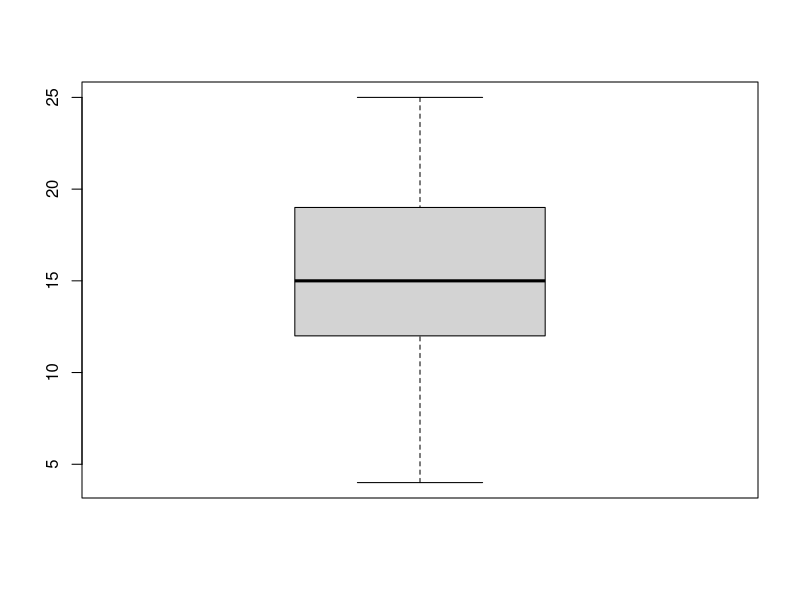
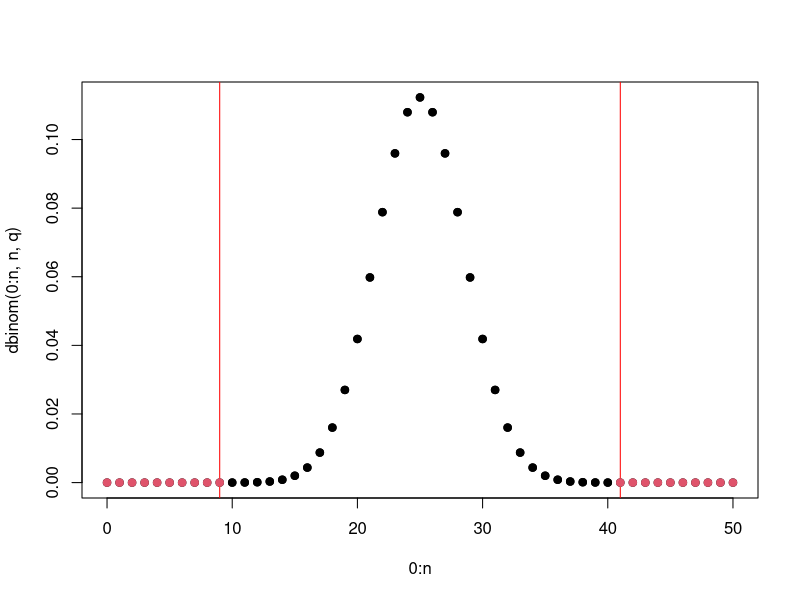
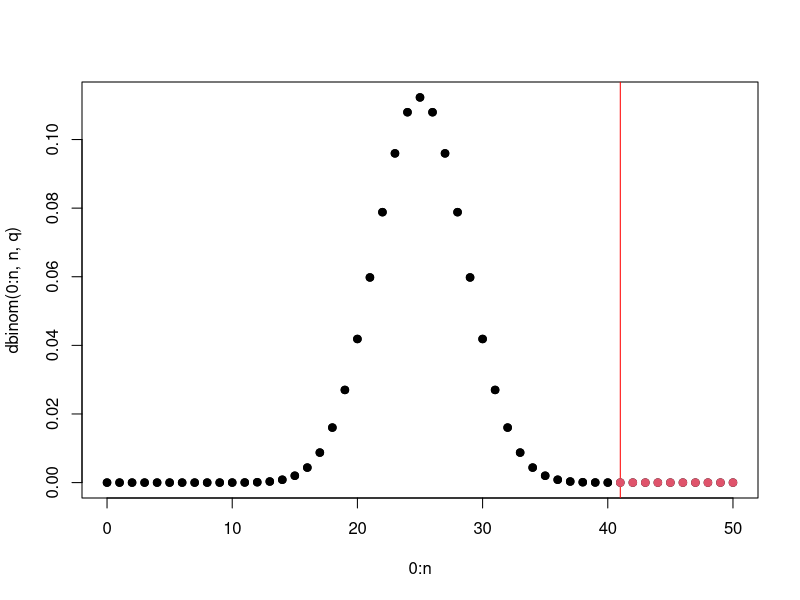
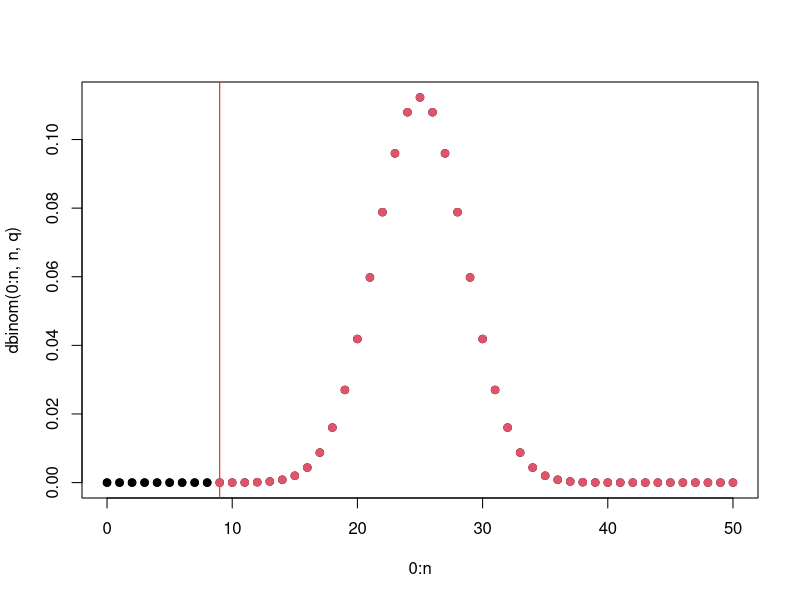
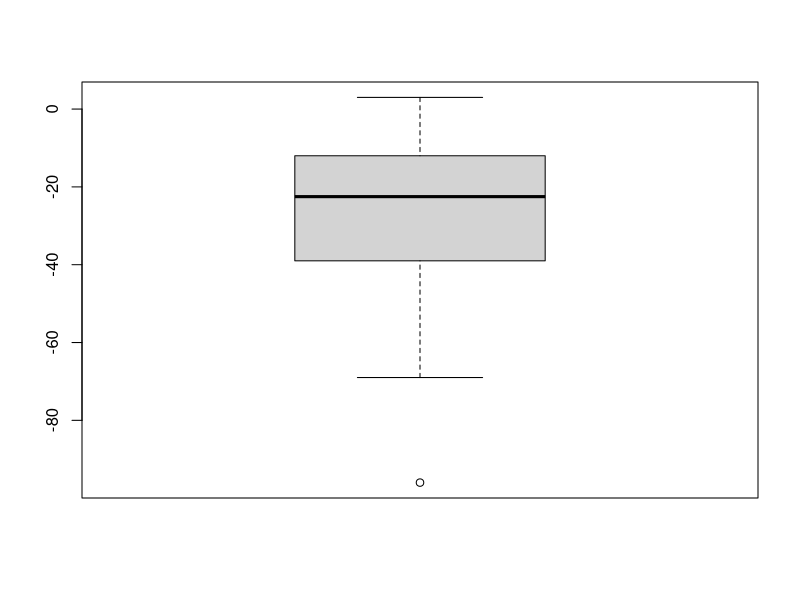
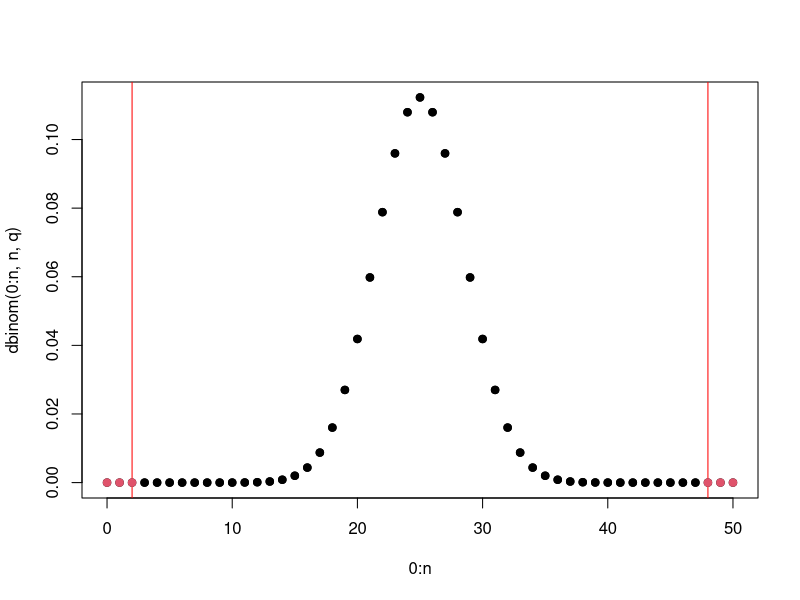
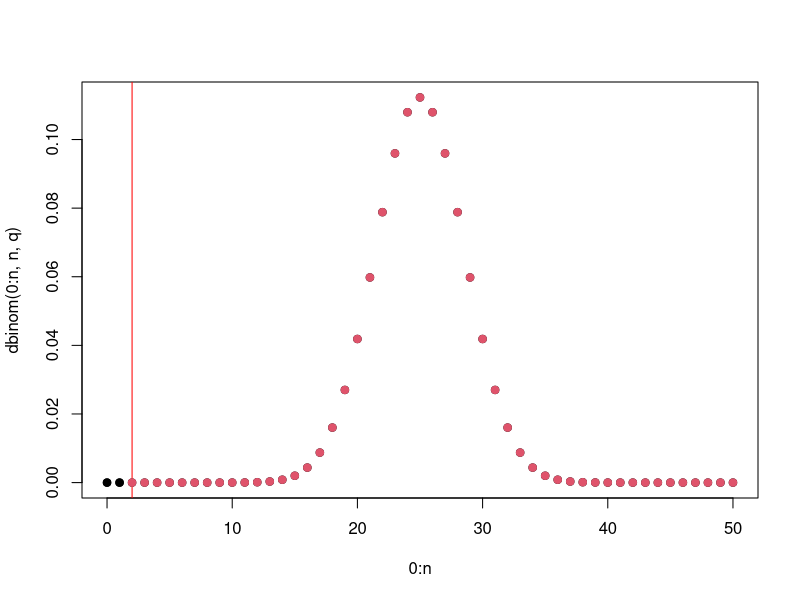
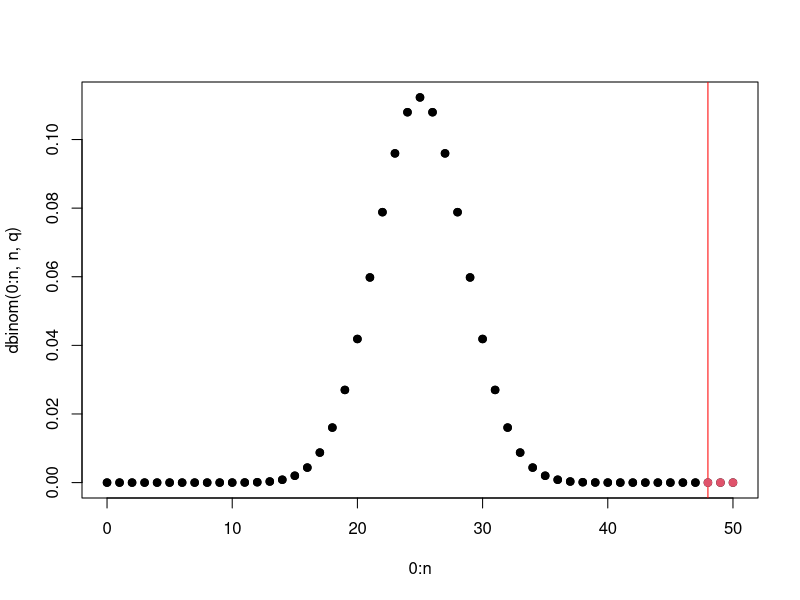

Write the R code that produced these figures, in order.
###########################################################################################
###                                      SIGN TEST                                      ###
###########################################################################################

### ---------------------------------------------------------------------------------------
### One sample
### ---------------------------------------------------------------------------------------
data  = cars$speed
boxplot(data)
q     = 0.5
c     = 10
n     = length(data)
signs = sign(data>c)
W     = sum(signs==1)

### Two-sided test ------------------------------------------------------------------------
###    H0: P(X>c)  = q    ==>    H0: W ~ Binom(n,q)         test: binom.test(W,n,q,"two.sided")
###    H1: P(X>c) != q           H1: W ~ Binom(n,p), p!=q      
plot(0:n, dbinom(0:n, n, q))
abline(v=c(W,n-W), col='red')
points(0:n, dbinom(0:n,n,q), col=(0:n>=max(W,n-W)|0:n<=min(W,n-W))+1, pch=19)
p_value = 2*(1-pbinom(max(W,n-W)-1, n, q))
p_value

automatic_test = binom.test(W,n,q,"two.sided")
automatic_test$p.value

### One-side test -------------------------------------------------------------------------
###    H0: P(X>c) = q    ==>    H0: W ~ Binom(n,q)           test: binom.test(W,n,q,"greater")
###    H1: P(X>c) > q           H1: W ~ Binom(n,p), p>q 
plot(0:n, dbinom(0:n, n, q))
abline(v=W, col='red')
points(0:n, dbinom(0:n,n,q), col=(0:n>=W)+1, pch=19)
p_value = 1-pbinom(W-1, n, q)
p_value

automatic_test = binom.test(W,n,q,"greater")
automatic_test$p.value

### One-side test -------------------------------------------------------------------------
###    H0: P(X>c) = q    ==>    H0: W ~ Binom(n,q)            test: binom.test(W,n,q,"less")
###    H1: P(X>c) < q           H1: W ~ Binom(n,p), p<q 
plot(0:n, dbinom(0:n, n, q))
abline(v=(n-W), col='red')
points(0:n, dbinom(0:n,n,q), col=(0:n>=(n-W))+1, pch=19)
p_value = 1-pbinom((n-W)-1, n, q)
p_value

automatic_test = binom.test(W,n,q,"less")
automatic_test$p.value

### ---------------------------------------------------------------------------------------
### Two samples-paired 
### ---------------------------------------------------------------------------------------
data  = cars                      # = [X,Y]
diff  = data[,1] - data[,2]       # = X - Y
boxplot(diff)
q     = 0.5
n     = length(diff)
signs = sign(diff)
W     = sum(signs==1)

### Two-sided test ------------------------------------------------------------------------
###    H0: P(X>Y)  = q    ==>    H0: P(Z>0)  = q    ==>    H0: W ~ Binom(n,q)
###    H1: P(X>Y) != q           H1: P(Z>0) != q           H1: W ~ Binom(n,p), p!=q
###                                                        test: binom.test(W,n,q,"two.sided")
plot(0:n, dbinom(0:n, n, q))
abline(v=c(W,n-W), col='red')
points(0:n, dbinom(0:n,n,q), col=(0:n>=max(W,n-W)|0:n<=min(W,n-W))+1, pch=19)
p_value = 2*(1-pbinom(max(W,n-W)-1, n, q))
p_value

automatic_test = binom.test(W,n,q,"two.sided")
automatic_test$p.value

### One-side test -------------------------------------------------------------------------
###    H0: P(X>Y) = q    ==>    H0: P(Z>0) = q    ==>    H0: W ~ Binom(n,q)
###    H1: P(X>Y) > q           H1: P(Z>0) > q           H1: W ~ Binom(n,p), p>q
###                                                      test: binom.test(W,n,q,"greater")
plot(0:n, dbinom(0:n, n, q))
abline(v=W, col='red')
points(0:n, dbinom(0:n,n,q), col=(0:n>=W)+1, pch=19)
p_value = 1-pbinom(W-1, n, q)
p_value

automatic_test = binom.test(W,n,q,"greater")
automatic_test$p.value

### One-side test -------------------------------------------------------------------------
###    H0: P(X>Y) = q    ==>    H0: P(Z>0) = q    ==>    H0: W ~ Binom(n,q)
###    H1: P(X>Y) < q           H1: P(Z>0) < q           H1: W ~ Binom(n,p), p<q
###                                                      test: binom.test(W,n,q,"less")
plot(0:n, dbinom(0:n, n, q))
abline(v=(n-W), col='red')
points(0:n, dbinom(0:n,n,q), col=(0:n>=(n-W))+1, pch=19)
p_value = 1-pbinom((n-W)-1, n, q)
p_value

automatic_test = binom.test(W,n,q,"less")
automatic_test$p.value